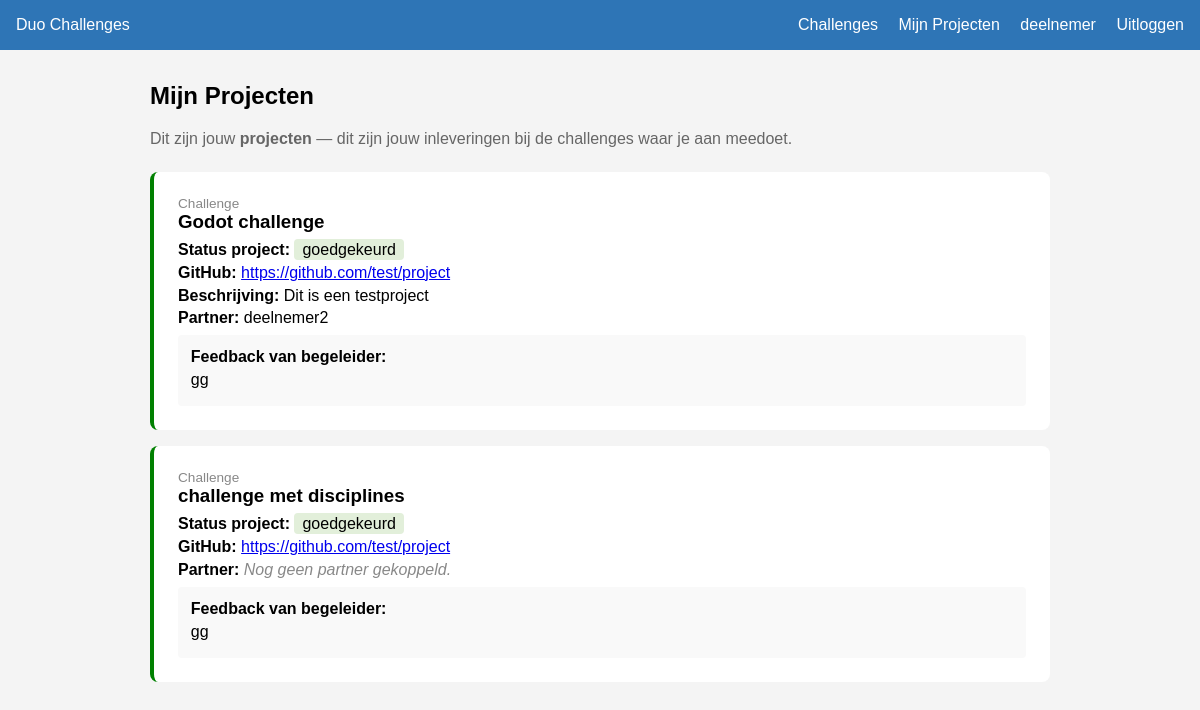
Page /mijn-projecten/ (signed in) on the earlier database version.
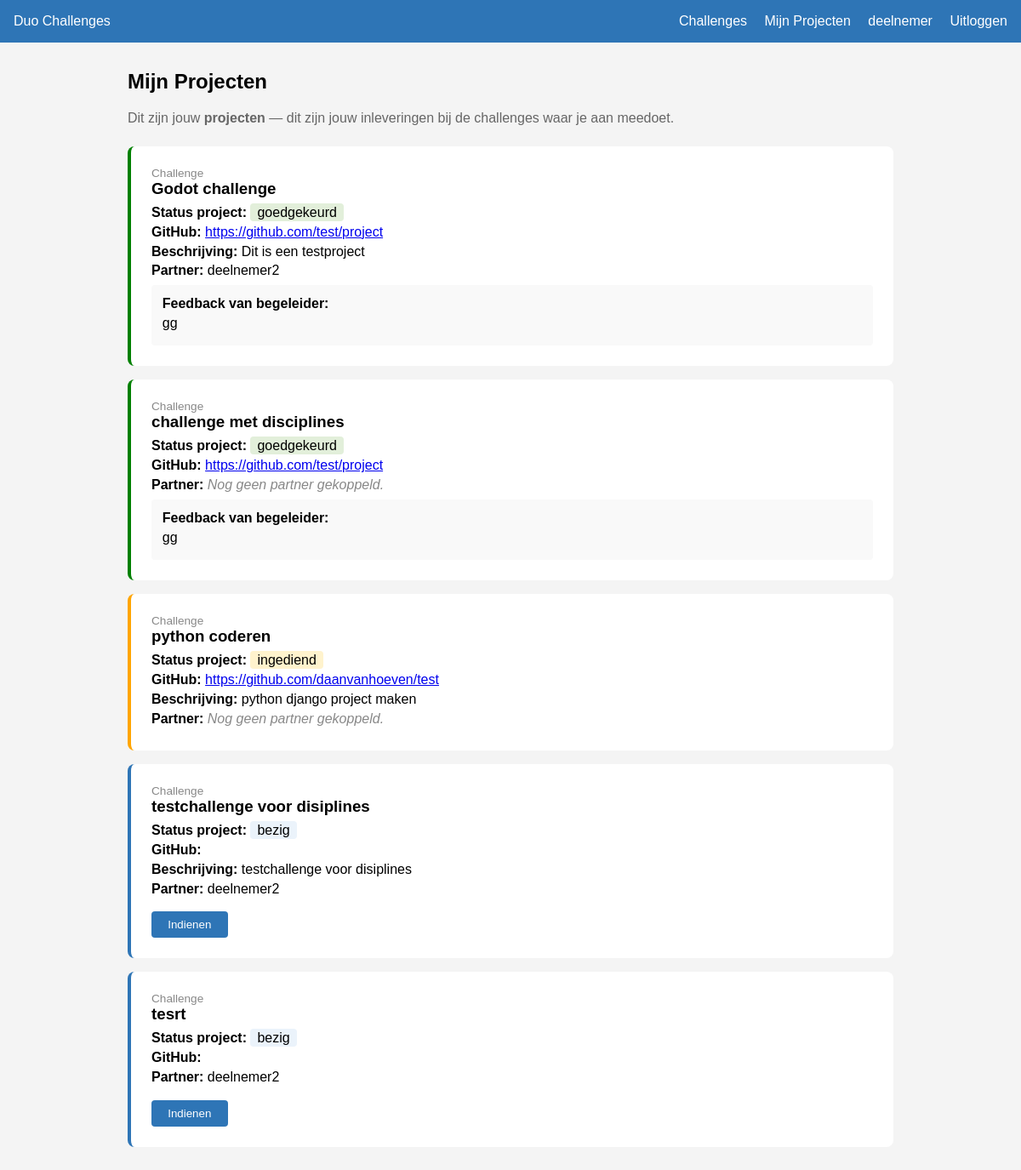
Same page on the later database version.
### challenges/models.py (models this page shows, shortened)
class Project(models.Model):
    challenge = models.ForeignKey(Challenge, on_delete=models.CASCADE)
    deelnemer = models.ForeignKey(
        User,
        on_delete=models.CASCADE,
        related_name='projecten'
    )
    partner = models.ForeignKey(
        User,
        on_delete=models.SET_NULL,
        null=True,
        blank=True,
        related_name='partner_projecten'
    )
    github_link = models.URLField()
    beschrijving = models.TextField(blank=True)
    status = models.CharField(
        max_length=20,
        choices=[
            ('bezig', 'Bezig'),
            ('ingediend', 'Ingediend'),
            ('goedgekeurd', 'Goedgekeurd'),
            ('afgekeurd', 'Afgekeurd'),
        ],
        default='bezig'
    )
    feedback = models.TextField(blank=True, null=True)
    ingediend_op = models.DateTimeField(null=True, blank=True)

class Challenge(models.Model):
    titel = models.CharField(max_length=200)
    omschrijving = models.TextField()
    discipline_een = models.ForeignKey(
        Discipline,
        on_delete=models.CASCADE,
        related_name='challenges_een'
    )
    discipline_twee = models.ForeignKey(
        Discipline,
        on_delete=models.CASCADE,
        related_name='challenges_twee'
    )
    aangemaakt_door = models.ForeignKey(
        User,
        on_delete=models.SET_NULL,
        null=True
    )
    aangemaakt_op = models.DateTimeField(auto_now_add=True)

### challenges/views.py (the view)
# urls.py: path('mijn-projecten/', views.mijn_projecten, name='mijn_projecten'),
@login_required(login_url='login')
def mijn_projecten(request):
    projecten = Project.objects.filter(deelnemer=request.user)
    return render(request, 'mijn_projecten.html', {'projecten': projecten})

### challenges/templates/mijn_projecten.html (shortened to what this page needs)
{% extends 'base.html' %}
{% block content %}
<h2>Mijn Projecten</h2>
<p style="color: #666; margin-bottom: 1.5rem;">
    Dit zijn jouw <strong>projecten</strong> — dit zijn jouw inleveringen bij de challenges waar je aan meedoet.
</p>
{% for project in projecten %}
    <div class="status-{{ project.status }}" style="background: white; padding: 1.5rem; margin-bottom: 1rem; border-radius: 8px;">
        <p style="color: #888; font-size: 0.85rem; margin: 0;">Challenge</p>
        <h3 style="margin: 0 0 0.5rem 0;">{{ project.challenge.titel }}</h3>
        <p style="margin: 0.3rem 0;">
            <strong>Status project:</strong>
            <span class="badge-{{ project.status }}" style="padding: 2px 8px; border-radius: 4px;">
                {{ project.status }}
            </span>
        </p>
        <p style="margin: 0.3rem 0;">
            <strong>GitHub:</strong>
            <a href="{{ project.github_link }}" target="_blank">{{ project.github_link }}</a>
        </p>
        {% if project.beschrijving %}
            <p style="margin: 0.3rem 0;"><strong>Beschrijving:</strong> {{ project.beschrijving }}</p>
        {% endif %}
        <p style="margin: 0.3rem 0;">
            <strong>Partner:</strong>
            {% if project.partner %}
                {{ project.partner.username }}
            {% else %}
                <em style="color: #888;">Nog geen partner gekoppeld.</em>
            {% endif %}
        </p>
        {% if project.feedback %}
            <div style="background: #f9f9f9; padding: 0.8rem; border-radius: 4px; margin-top: 0.5rem;">
                <strong>Feedback van begeleider:</strong>
                <p style="margin: 0.3rem 0;">{{ project.feedback }}</p>
            </div>
        {% endif %}
        {% if project.status == 'bezig' %}
            <a href="{% url 'project_indienen' project.id %}">
                <button style="margin-top: 0.8rem; background: #2E75B6; color: white; border: none; padding: 0.5rem 1.2rem; border-radius: 4px; cursor: pointer;">
                    Indienen
                </button>
            </a>
        {% endif %}
    </div>
{% empty %}
    <p>Je hebt nog geen projecten aangemaakt. Ga naar <a href="{% url 'challenges_lijst' %}">Challenges</a> om mee te doen!</p>
{% endfor %}
{% endblock %}

Differences in the rows shown:
added Project: challenge.titel "python coderen", status "ingediend", github_link "https://github.com/daanvanhoeven/test", beschrijving "python django project maken", shows "Nog geen partner gekoppeld."
added Project: challenge.titel "testchallenge voor disiplines", status "bezig", beschrijving "testchallenge voor disiplines", partner.username "deelnemer2", shows "Indienen"
added Project: challenge.titel "tesrt", status "bezig", partner.username "deelnemer2", shows "Indienen"
